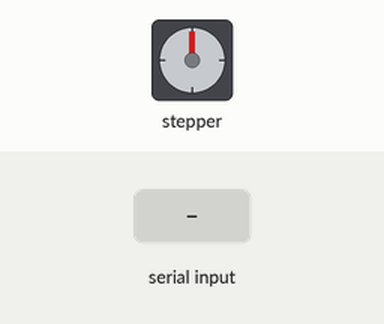
Recording of a sketch running on a simulated Arduino Uno, built with avr-gcc and run on an emulated ATmega328P. On the bench: stepper motor. The inputs (shaded band) are chosen by the test bench. Stepper angles assume 512 steps per turn.

Above: at 1.2 s.
1.3 s: "F" received over Serial
At 1.88 s:
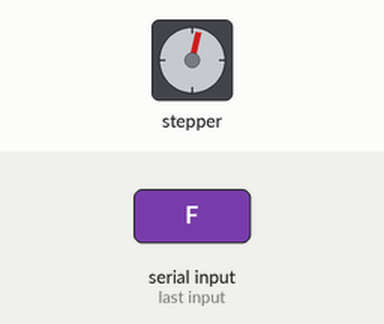
At 2.49 s:
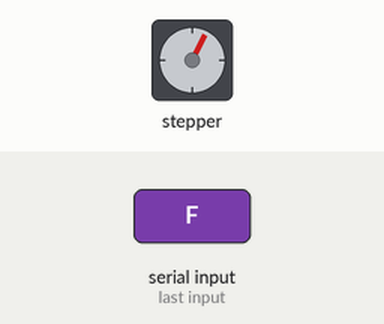
4.3 s: "B" received over Serial
At 4.48 s:
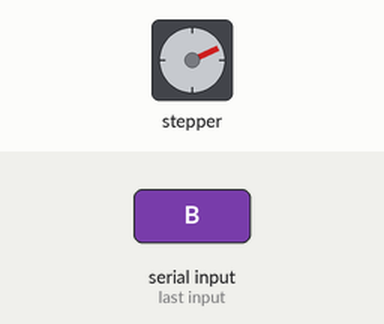
7.3 s: "f" received over Serial
10.3 s: "b" received over Serial
Timing chart, 0 to 25.3 s (numbered marks = the images above; inputs shaded):
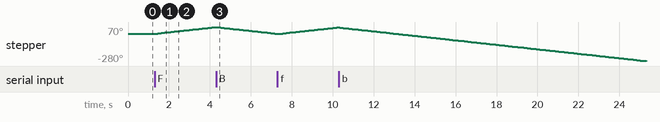

The sketch:

motordePaso.ino
```cpp
#include "Stepper_28BYJ_48.h"

int paso = 0;
int in1 = 8;
int in2 = 9;
int in3 = 10;
int in4 = 11;

Stepper_28BYJ_48 stepper(in1,in2,in3,in4);


void setup() {
  Serial.begin(9600);
}

void loop() {
  char comando;
  if(Serial.available()>0){
    comando = Serial.read();
    switch(comando){
      case 'F':
      case 'f':
          paso = 5;
      break;
      case 'B':
      case 'b':
          paso = -5;
      break;

      case 's':
      case 'S':
      paso=0;
      break;
      }

    }

    stepper.step(paso);
    delay(100);
}
```

Measured:
- after the input at 1.3 s, stepper: keeps turning clockwise at about 24°/s, starting at once
